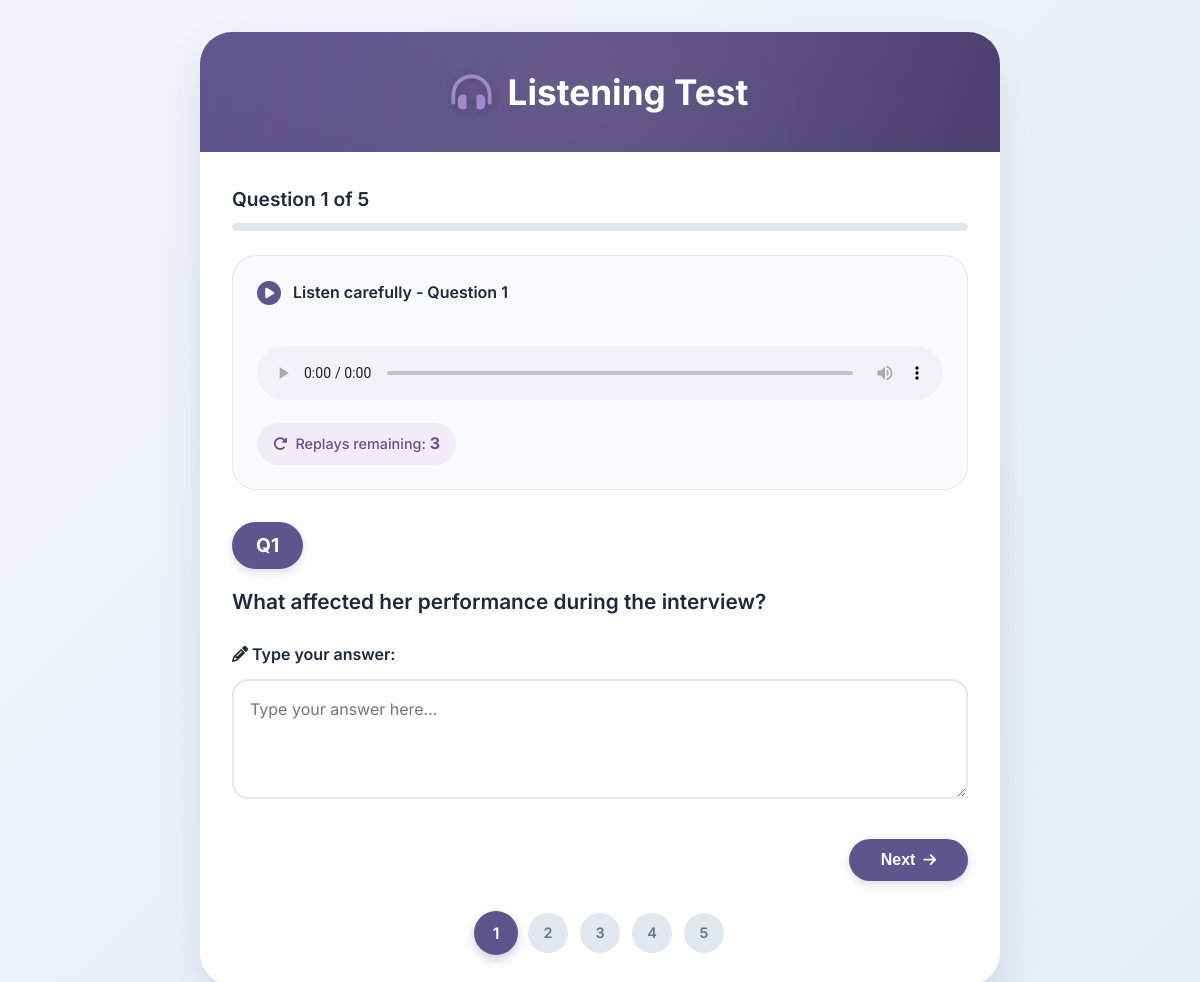
Page /listening/questions/6/ (signed in) on the committed database.
### listening/models.py (models this page shows, shortened)
class AudioQuestion(models.Model):
    test = models.ForeignKey(ListeningTest, on_delete=models.CASCADE, related_name='questions')
    order = models.IntegerField(default=1)  # Order in test (1-5)
    question_type = models.CharField(
        max_length=10,
        choices=QuestionType.choices,
        default=QuestionType.MCQ
    )
    audio_filename = models.CharField(max_length=200, help_text="Name of audio file in static folder")
    transcript = models.TextField(help_text="Full text of what's spoken in audio")
    question_text = models.TextField()
    explanation = models.TextField(blank=True, help_text="Explanation shown after test")
    correct_answer_text = models.TextField(blank=True, null=True,
        help_text="Primary correct answer for typing questions (exact phrase matching)")
    alternative_answers = models.TextField(blank=True, null=True,
        help_text="JSON list of alternative correct answer phrases (e.g., ['she was nervous', 'her nervousness', 'anxiety'])")
    keywords = models.TextField(blank=True,
        help_text="DEPRECATED: Use alternative_answers instead")
    def is_mcq(self):
        return self.question_type == QuestionType.MCQ

### listening/views.py (the view, shortened to what this page needs)
# urls.py: path('questions/<int:test_id>/', views.questions, name='questions'),
@login_required
def questions(request, test_id):
    test = get_object_or_404(ListeningTest, id=test_id, is_active=True)
    session_key = get_session_key(request)
    shuffled_ids = request.session.get(f'shuffled_questions_{test_id}')
    if not shuffled_ids:
        all_questions = list(AudioQuestion.objects.filter(test=test))
        random.shuffle(all_questions)
        shuffled_ids = [q.id for q in all_questions]
        request.session[f'shuffled_questions_{test_id}'] = shuffled_ids
    total_questions = len(all_questions)
    current_q = request.session.get(f'current_question_{test_id}', 1)
    current_question_obj = all_questions[current_q - 1] if all_questions else None
    responses = UserResponse.objects.filter(
        session_key=session_key,
        question__test=test
    )
    selected_options = {}
    typed_answers = {}
    answered_questions = set()
    for response in responses:
        answered_questions.add(response.question.id)
        if response.question.is_mcq() and response.selected_option:
            selected_options[response.question.id] = response.selected_option.id
        elif response.question.is_typing():
            typed_answers[response.question.id] = response.typed_answer
    if f'replay_counts_{test_id}' not in request.session:
        replay_counts = {}
        for q in all_questions:
            replay_counts[str(q.id)] = 3
        request.session[f'replay_counts_{test_id}'] = replay_counts
    replay_counts = request.session.get(f'replay_counts_{test_id}', {})
    current_replay_count = 3
    if current_question_obj and str(current_question_obj.id) in replay_counts:
        current_replay_count = replay_counts[str(current_question_obj.id)]
    answered_count = len(answered_questions)
    progress_percentage = int((answered_count / total_questions) * 100) if total_questions > 0 else 0
    context = {
        'test': test,
        'all_questions': all_questions,
        'total_questions': total_questions,
        'question_number': current_q,
        'current_question': current_question_obj,
        'replay_count': current_replay_count,
        'replay_counts': replay_counts,
        'selected_options': selected_options,
        'typed_answers': typed_answers,
        'progress_percentage': progress_percentage,
        'answered_count': answered_count,
        'answered_questions': answered_questions,
    }
    return render(request, 'listening/questions.html', context)

### home_page/context_processors.py (called while the page is built)
def user_profile_context(request):
    context = {
        'user_logged_in': request.user.is_authenticated,
        'pretest_completed': False,
        'user_profile': None,
    }
    if request.user.is_authenticated:
        try:
            profile = StudentProfile.objects.get(user=request.user)
            context['user_profile'] = profile
            context['pretest_completed'] = profile.pretest_completed
        except StudentProfile.DoesNotExist:
            profile = StudentProfile.objects.create(user=request.user)
            context['user_profile'] = profile
            context['pretest_completed'] = False
    return context

### listening/templatetags/custom_filters.py (called while the page is built)
@register.filter
def get_item(dictionary, key):
    if dictionary and key:
        return dictionary.get(key)
    return None

### listening/views.py (called while the page is built)
def get_session_key(request):
    if not request.session.session_key:
        request.session.create()
    return request.session.session_key

### listening/templates/listening/questions.html (shortened to what this page needs)
<!DOCTYPE html>
<html lang="en">
<head>
    {% load static %}
    {% load custom_filters %}
    <link rel="stylesheet" href="{% static 'listening/css/style.css' %}?v=10">
    <link rel="stylesheet" href="https://cdnjs.cloudflare.com/ajax/libs/font-awesome/6.4.0/css/all.min.css">
</head>
<body>
    <div class="test-wrapper">
        <div class="test-card">
            <div class="test-header">
                <h1>
                    <i class="fas fa-headphones-alt"></i>
                    Listening Test
                </h1>
            </div>
            <div class="test-content">
                <div class="question-indicator">
                    Question {{ question_number }} of {{ total_questions }}
                </div>
                <div class="progress-bar-container">
                </div>
                <div class="audio-player-section">
                    <div class="audio-header">
                        <i class="fas fa-circle-play"></i>
                        <span>Listen carefully - Question {{ question_number }}</span>
                    </div>
                    <audio id="mainAudio" controls autoplay>
                        <source src="{% static 'listening/audio/' %}{{ current_question.audio_filename }}" type="audio/mpeg">
                    </audio>
                    <div class="replay-indicator">
                        <i class="fas fa-redo-alt"></i>
                        <span>Replays remaining: <span class="replay-count" id="replayCount">{{ replay_count }}</span></span>
                    </div>
                </div>
                <form method="POST" action="{% url 'listening:submit_test' test.id %}" id="testForm">
                    {% for q in all_questions %}
                    <div class="question-section" id="question{{ forloop.counter0 }}" data-question-num="{{ forloop.counter }}" style="{% if forloop.counter != question_number %}display: none;{% endif %}">
                        <div class="question-number-badge">
                            Q{{ forloop.counter }}
                        </div>
                        <h3 class="question-text">{{ q.question_text }}</h3>
                        {% if q.is_mcq %}
                            <div class="options-grid">
                                {% for option in q.options.all %}
                                <div class="option">
                                    <input type="radio" name="q{{ q.id }}" id="q{{ q.id }}_{{ forloop.counter }}" value="{{ option.id }}" class="question-radio" data-question="{{ forloop.parentloop.counter0 }}" data-question-id="{{ q.id }}" {% if selected_options|get_item:q.id == option.id %}checked{% endif %}>
                                    <label class="option-label" for="q{{ q.id }}_{{ forloop.counter }}">
                                        <span class="option-letter">
                                            {% if forloop.counter == 1 %}A{% elif forloop.counter == 2 %}B{% elif forloop.counter == 3 %}C{% elif forloop.counter == 4 %}D{% endif %}
                                        </span>
                                        <span class="option-text">{{ option.text }}</span>
                                    </label>
                                </div>
                                {% endfor %}
                            </div>
                        {% else %}
                            <div class="typing-container">
                                <label class="typing-label" for="typed_{{ q.id }}">
                                    <i class="fas fa-pencil-alt"></i> Type your answer:
                                </label>
                                <textarea
                                    id="typed_{{ q.id }}"
                                    class="typing-textarea"
                                    placeholder="Type your answer here..."
                                    data-question="{{ forloop.counter0 }}"
                                    data-question-id="{{ q.id }}"
                                >{% if typed_answers|get_item:q.id %}{{ typed_answers|get_item:q.id }}{% endif %}</textarea>
                            </div>
                        {% endif %}
                    </div>
                    {% endfor %}
                </form>
                <div class="navigation-section">
                        {% if question_number < total_questions %}
                        <button type="button" class="nav-btn btn-next" id="nextBtn">
                            Next <i class="fas fa-arrow-right"></i>
                        </button>
                        {% else %}
                        <button type="button" class="nav-btn btn-submit" id="submitTestBtn">
                            <i class="fas fa-paper-plane"></i> Submit Test
                        </button>
                        {% endif %}
                    </div>
                <div class="question-status">
                    {% for q in all_questions %}
                    <div class="status-dot
                        {% if forloop.counter == question_number %}active{% endif %}
                        {% if q.is_mcq %}
                        {% else %}
                        {% endif %}
                        " data-dot="{{ forloop.counter }}" title="Question {{ forloop.counter }}">
                        {{ forloop.counter }}
                    </div>
                    {% endfor %}
                </div>
            </div>
        </div>
    </div>
</body>
</html>

### listening/static/listening/css/style.css (style rules this page uses)
:root { --primary: #5e548e; --primary-light: #f0edf7; --primary-dark: #453c6b; --primary-deep: #2d2a4a; --accent: #9f8bc9; --success: #10b981; --success-light: #d1fae5; --warning: #f59e0b; --danger: #ef4444; --danger-light: #fee2e2; --text-dark: #1e293b; --text-light: #475569; --text-muted: #64748b; --white: #ffffff; --border: #e2e8f0; --light-bg: #f8fafc; --lighter: #f1f5f9; --shadow-sm: 0 4px 6px -1px rgba(0, 0, 0, 0.1); --shadow: 0 10px 15px -3px rgba(0, 0, 0, 0.1); --shadow-lg: 0 20px 25px -5px rgba(0, 0, 0, 0.1); --shadow-xl: 0 25px 50px -12px rgba(94, 84, 142, 0.25); --gradient-primary: linear-gradient(135deg, #5e548e, #453c6b); --gradient-hover: linear-gradient(135deg, #6b5e9e, #5e548e); --radius-sm: 0.375rem; --radius: 0.5rem; --radius-md: 0.75rem; --radius-lg: 1rem; --radius-xl: 1.5rem; --radius-xxl: 2rem; }
* { margin: 0; padding: 0; box-sizing: border-box; }
body { font-family: 'Inter', sans-serif; background: linear-gradient(135deg, #f1f5f9 0%, #e6edf5 100%); min-height: 100vh; color: var(--text-dark); line-height: 1.6; }
audio { width: 100%; margin: 1.5rem 0; border-radius: 50px; }
.replay-count { font-weight: 700; color: var(--primary); font-size: 1.2rem; }
.test-header { background: var(--gradient-primary); padding: 20px 40px; display: flex; justify-content: space-between; align-items: center; box-shadow: var(--shadow-md); position: sticky; top: 0; z-index: 1000; position: relative; overflow: hidden; }
.test-header::after { content: ''; position: absolute; top: -50%; right: -50%; width: 200%; height: 200%; background: radial-gradient(circle, rgba(255,255,255,0.1) 0%, transparent 60%); animation: rotate 20s linear infinite; }
.test-header h1 { display: flex; align-items: center; gap: 12px; font-size: 1.8rem; font-weight: 600; color: var(--white); margin: 0; position: relative; z-index: 1; }
.test-header h1 i { color: var(--accent); filter: drop-shadow(0 2px 4px rgba(0,0,0,0.2)); }
.audio-header { display: flex; align-items: center; gap: 15px; margin-bottom: 20px; }
.audio-header i { font-size: 2rem; color: var(--primary); }
.question-text { font-size: 1.3rem; font-weight: 600; color: var(--text-dark); line-height: 1.6; margin-bottom: 30px; }
.nav-btn { display: inline-flex; align-items: center; gap: 12px; padding: 14px 28px; border-radius: 50px; font-weight: 600; font-size: 1rem; border: none; cursor: pointer; transition: all 0.3s ease; text-decoration: none; }
.nav-btn i { font-size: 0.9rem; transition: transform 0.3s ease; }
.btn-next { background: var(--gradient-primary); color: var(--white); border: none; box-shadow: 0 4px 15px rgba(94, 84, 142, 0.3); }

### rows in the picture
AudioQuestion: question_text "What affected her performance during the interview?", id "Type your answer here..."

### other values in the picture
{{ question_number }} "1"
{{ total_questions }} "5"
{{ replay_count }} "3"
